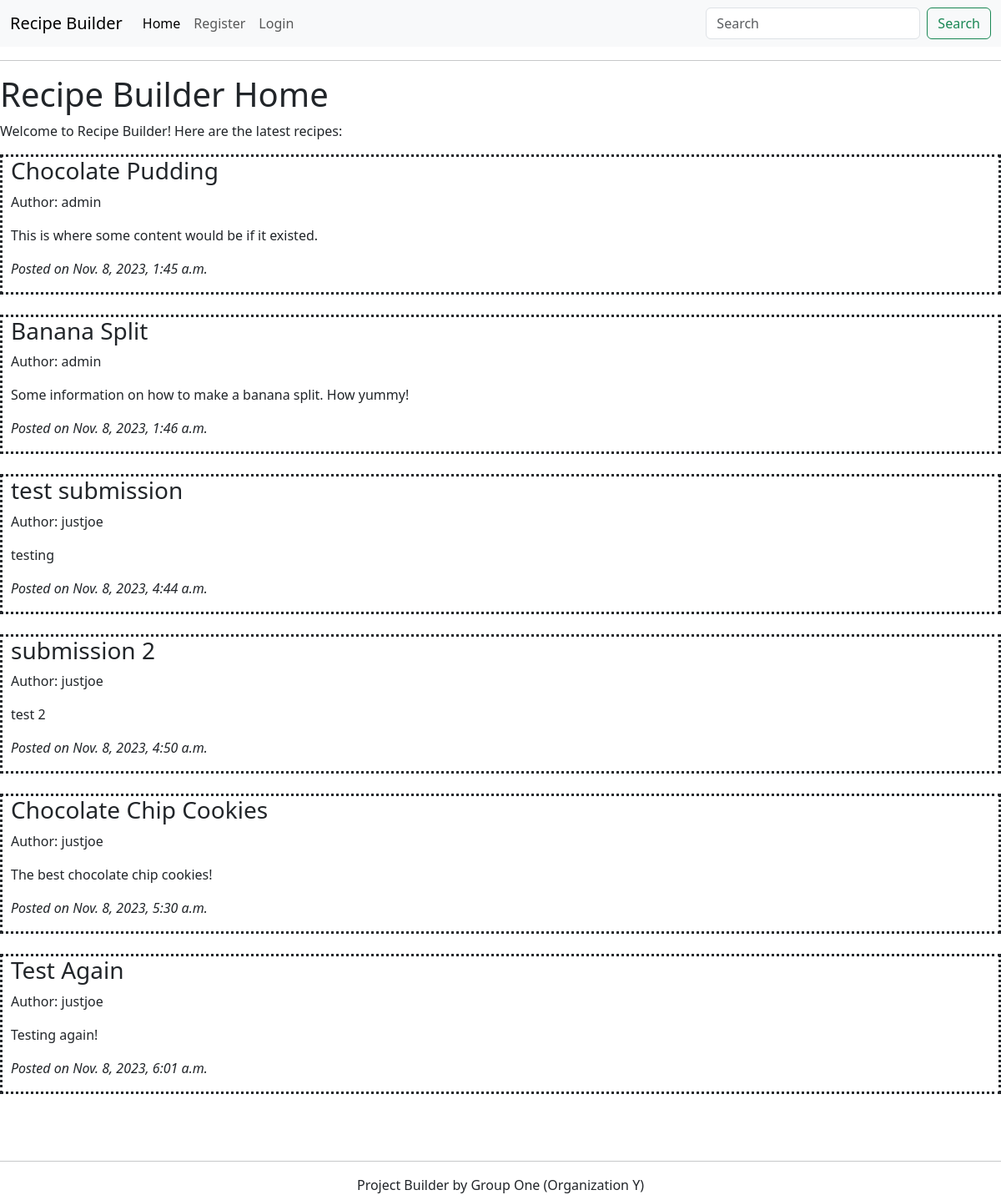
Before: / with the older database file.
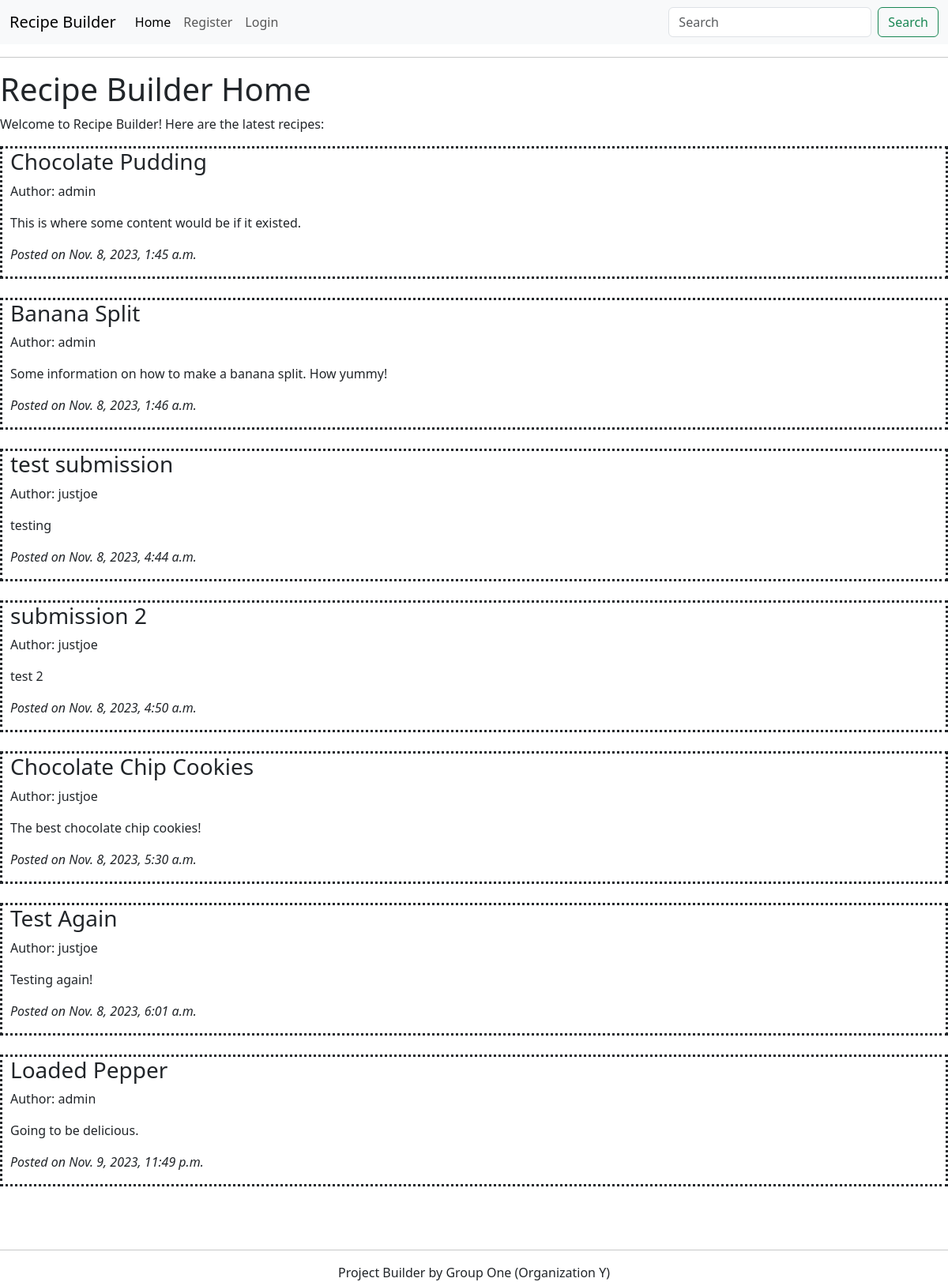
After: the same page with the newer database file.
### core/models.py (models this page shows, shortened)
class Recipes(models.Model):
    title = models.CharField(max_length=200)
    content = models.TextField()
    date = models.DateTimeField(default=timezone.now)
    author = models.ForeignKey(User, on_delete=models.CASCADE)

### core/views.py (the view)
# urls.py: path('', views.home, name="recipe-home"),
def home(request):
    return render(request, "home.html", {'posts': Recipes.objects.all(), 'title': 'Home'})

### core/templates/home.html (shortened to what this page needs)
{% extends 'base.html' %}
{% block content %}
    <h1>Recipe Builder Home</h1>
    <p>Welcome to Recipe Builder! Here are the latest recipes:</p>
    {% for post in posts %}
        <div style="border-style: dotted; padding-left: 10px; margin: 0 auto;">
            <h3>{{ post.title }}</h3>
            <p>Author: {{ post.author }}</p>
            <p>{{ post.content }}</p>
            <p style="font-style: italic;">Posted on {{ post.date }}</p>
        </div>
        <br>
    {% endfor %}
{% endblock content %}

Changed rows visible on the page:
added Recipes: title "Loaded Pepper", author "admin", content "Going to be delicious.", date "Nov. 9, 2023, 11:49 p.m."
